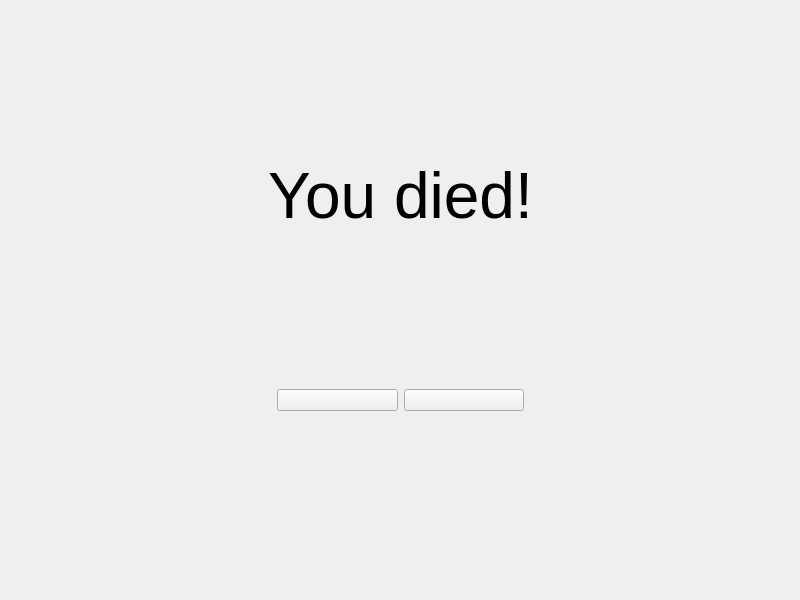
<?xml version="1.0" encoding="UTF-8"?>
<ui version="4.0">
 <class>DeathWindow</class>
 <widget class="QWidget" name="DeathWindow">
  <property name="geometry">
   <rect>
    <x>0</x>
    <y>0</y>
    <width>800</width>
    <height>600</height>
   </rect>
  </property>
  <property name="windowTitle">
   <string>DeathWindow</string>
  </property>
  <property name="styleSheet">
   <string notr="true"/>
  </property>
  <layout class="QGridLayout" name="gridLayout">
   <item row="0" column="0">
    <widget class="QWidget" name="widget" native="true">
     <layout class="QGridLayout" name="gridLayout_2">
      <item row="3" column="2">
       <spacer name="verticalSpacer_3">
        <property name="orientation">
         <enum>Qt::Vertical</enum>
        </property>
        <property name="sizeHint" stdset="0">
         <size>
          <width>20</width>
          <height>40</height>
         </size>
        </property>
       </spacer>
      </item>
      <item row="6" column="2">
       <spacer name="verticalSpacer_4">
        <property name="orientation">
         <enum>Qt::Vertical</enum>
        </property>
        <property name="sizeHint" stdset="0">
         <size>
          <width>20</width>
          <height>40</height>
         </size>
        </property>
       </spacer>
      </item>
      <item row="4" column="2">
       <widget class="QWidget" name="widget_2" native="true">
        <layout class="QHBoxLayout" name="horizontalLayout">
         <item>
          <widget class="QPushButton" name="menu">
           <property name="text">
            <string/>
           </property>
          </widget>
         </item>
         <item>
          <widget class="QPushButton" name="replay">
           <property name="text">
            <string/>
           </property>
          </widget>
         </item>
        </layout>
       </widget>
      </item>
      <item row="1" column="2">
       <widget class="QLabel" name="message">
        <property name="text">
         <string>&lt;html&gt;&lt;head/&gt;&lt;body&gt;&lt;p align=&quot;center&quot;&gt;&lt;span style=&quot; font-size:48pt;&quot;&gt;You died!&lt;/span&gt;&lt;/p&gt;&lt;/body&gt;&lt;/html&gt;</string>
        </property>
       </widget>
      </item>
      <item row="5" column="0">
       <spacer name="horizontalSpacer">
        <property name="orientation">
         <enum>Qt::Horizontal</enum>
        </property>
        <property name="sizeHint" stdset="0">
         <size>
          <width>40</width>
          <height>20</height>
         </size>
        </property>
       </spacer>
      </item>
      <item row="0" column="2">
       <spacer name="verticalSpacer">
        <property name="orientation">
         <enum>Qt::Vertical</enum>
        </property>
        <property name="sizeHint" stdset="0">
         <size>
          <width>20</width>
          <height>40</height>
         </size>
        </property>
       </spacer>
      </item>
      <item row="5" column="3">
       <spacer name="horizontalSpacer_2">
        <property name="orientation">
         <enum>Qt::Horizontal</enum>
        </property>
        <property name="sizeHint" stdset="0">
         <size>
          <width>40</width>
          <height>20</height>
         </size>
        </property>
       </spacer>
      </item>
     </layout>
    </widget>
   </item>
  </layout>
 </widget>
 <resources/>
 <connections/>
</ui>
